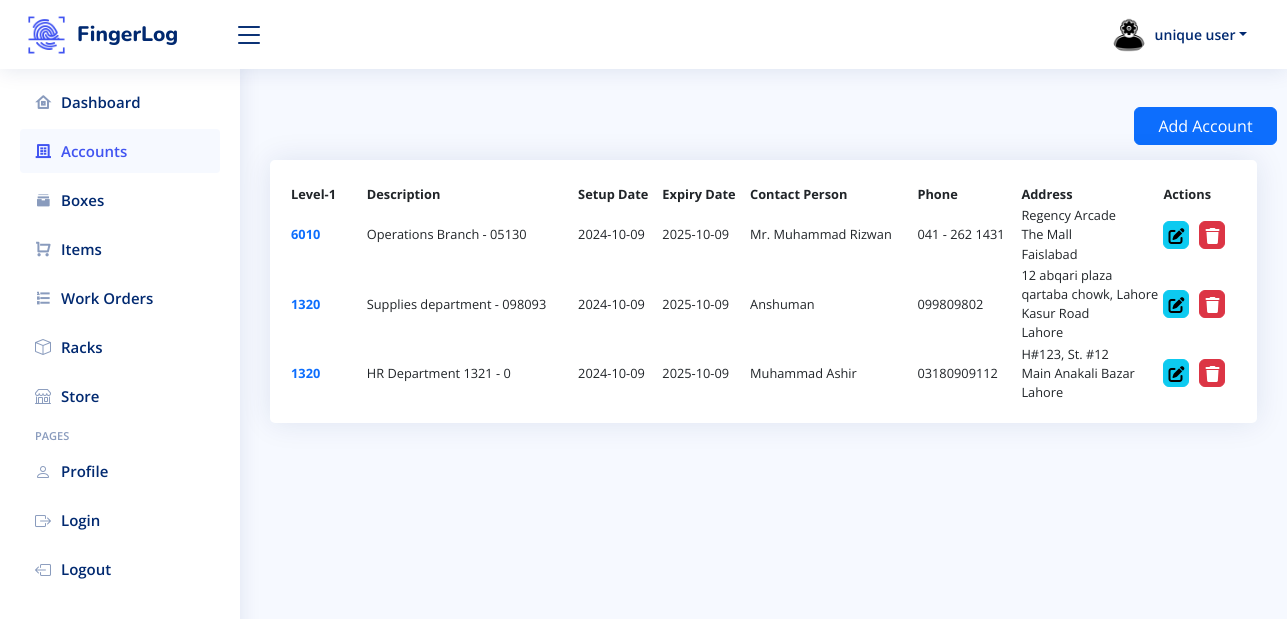
Before: /Companies.php (signed in) with the older database file.
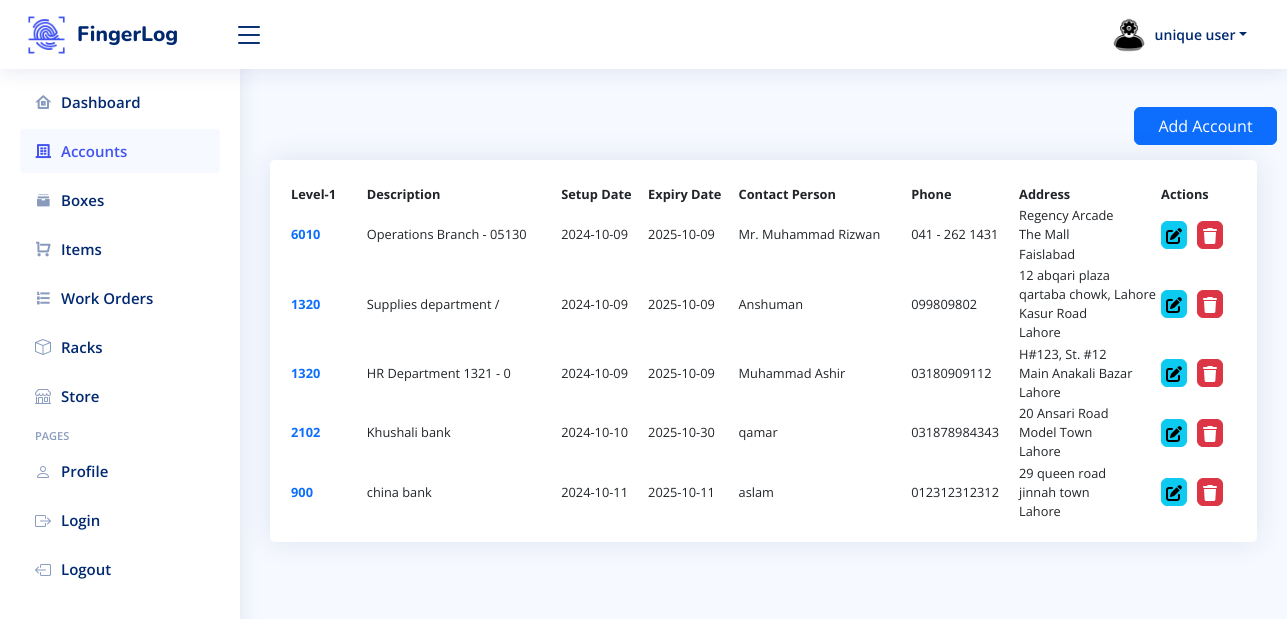
After: the same page with the newer database file.
### tables this page shows
CREATE TABLE `compani` (
  `acc_lev_1` int(255) NOT NULL,
  `comp_id` int(255) NOT NULL,
  `acc_desc` text NOT NULL,
  `email` text DEFAULT NULL,
  `registration` date NOT NULL,
  `expiry` date NOT NULL,
  `foc` text NOT NULL,
  `foc_phone` text NOT NULL,
  `add_1` text NOT NULL,
  `add_2` text NOT NULL,
  `add_3` text NOT NULL
);

### Companies.php (the view, shortened to what the changed rows need)
<?php
include 'config/db.php';
$sql = "SELECT * FROM compani";
$result = $conn->query($sql);
?>
<!DOCTYPE html>
<html lang="en">
<head>
  <link href="https://maxcdn.bootstrapcdn.com/bootstrap/4.5.2/css/bootstrap.min.css" rel="stylesheet">
  <link href="assets/vendor/bootstrap/css/bootstrap.min.css" rel="stylesheet">
  <link href="assets/vendor/bootstrap-icons/bootstrap-icons.css" rel="stylesheet">
  <link href="assets/vendor/boxicons/css/boxicons.min.css" rel="stylesheet">
  <link href="assets/vendor/quill/quill.snow.css" rel="stylesheet">
  <link href="assets/vendor/quill/quill.bubble.css" rel="stylesheet">
  <link href="assets/vendor/remixicon/remixicon.css" rel="stylesheet">
  <link href="assets/vendor/simple-datatables/style.css" rel="stylesheet">
  <link href="https://cdn.jsdelivr.net/npm/bootstrap@5.0.2/dist/css/bootstrap.min.css" rel="stylesheet">
  <link href="https://cdn.jsdelivr.net/npm/simple-datatables@latest/dist/style.css" rel="stylesheet" type="text/css">
  <link rel="stylesheet" href="https://cdnjs.cloudflare.com/ajax/libs/font-awesome/6.0.0-beta3/css/all.min.css">
  <link rel="stylesheet" href="https://cdn.datatables.net/2.1.5/css/dataTables.dataTables.css">
  <link rel="stylesheet" href="https://cdn.datatables.net/buttons/3.1.2/css/buttons.dataTables.css">
  <link rel="stylesheet" href="fonts/icomoon/style.css">
  <link rel="stylesheet" href="css/owl.carousel.min.css">
  <link rel="stylesheet" href="css/bootstrap.min.css">
  <link rel="stylesheet" href="css/style.css">
  <link href="assets/css/style.css" rel="stylesheet">
</head>
<body>
  <main id="main" class="main">
    <div class="col-14">
      <div class="card recent-sales overflow-auto">
        <div class="card-body mt-4">
          <?php
          if ($result->num_rows > 0) {
          ?>
            <table id="companies" class="">
              <thead>
                <tr>
                  <th scope="col"  style="width:8%;">Level-1</th>
                  <th scope="col" >Description</th>
                  <th scope="col" >Setup Date</th>
                  <th scope="col" >Expiry Date</th>
                  <th scope="col" >Contact Person</th>
                  <th scope="col" >Phone</th>
                  <th scope="col" style="width:15%;">Address</th>
                  <th scope="col">Actions</th>
                </tr>
              </thead>
              <tbody style="table-layout: fixed;">
                <?php
                while ($row = $result->fetch_assoc()) {
                  echo "<tr>";
                  ?>
                  <td>
                  <a class="text-primary fw-bold" href="Branches.php?id=<?php echo $row['comp_id']; ?>">
                    <?php echo $row['acc_lev_1']; ?>
                  </a>
                </td>
                   <?php
                  echo "<td >" . htmlspecialchars($row["acc_desc"]) . "</td>";
                  echo "<td>" . htmlspecialchars($row["registration"]) . "</td>";
                  echo "<td>" . htmlspecialchars($row["expiry"]) . "</td>";
                  echo "<td >" . htmlspecialchars($row["foc"]) . "</td>";
                  echo "<td >" . htmlspecialchars($row["foc_phone"]) . "</td>";
                  echo "<td >" . htmlspecialchars($row["add_1"]) . "<br>". htmlspecialchars($row["add_2"]) ."<br>". htmlspecialchars($row["add_3"]) . "</td>";
                  ?>
                  <td>
                    <div style="display: flex; gap: 10px;">
                      <a type="button" class="btn btn-success btn-info d-flex justify-content-center " style="padding-bottom: 0px; width:25px; height: 28px;" href="update.php?id=<?php echo $row['comp_id']; ?>"><i style="width: 20px;" class="fa-solid fa-pen-to-square"></i></a>
                      <a type="button" class="btn btn-danger btn-floating d-flex justify-content-center" style="padding-bottom: 0px; width:25px; height:28px" data-mdb-ripple-init onclick="return confirm('Are you sure you want to delete this record?');" href="delete.php?id=<?php echo $row['comp_id']; ?>"> <i style="width: 20px;" class="fa-solid fa-trash"></i></a>
                    </div>
                  </td>
                  </tr>
                <?php
                }
                ?>
              </tbody>
            </table>
          <?php
          }
          ?>
        </div>
      </div>
    </div>
  </main>
</body>
</html>

Changed rows visible on the page:
changed compani "Anshuman": acc_desc "Supplies department - 098093" → "Supplies department /"
added compani: acc_lev_1 "2102", acc_desc "Khushali bank", registration "2024-10-10", expiry "2025-10-30", foc "qamar", foc_phone "031878984343", add_1 "20 Ansari Road", add_2 "Model Town", add_3 "Lahore"
added compani: acc_lev_1 "900", acc_desc "china bank", registration "2024-10-11", expiry "2025-10-11", foc "aslam", foc_phone "012312312312", add_1 "29 queen road", add_2 "jinnah town", add_3 "Lahore"
